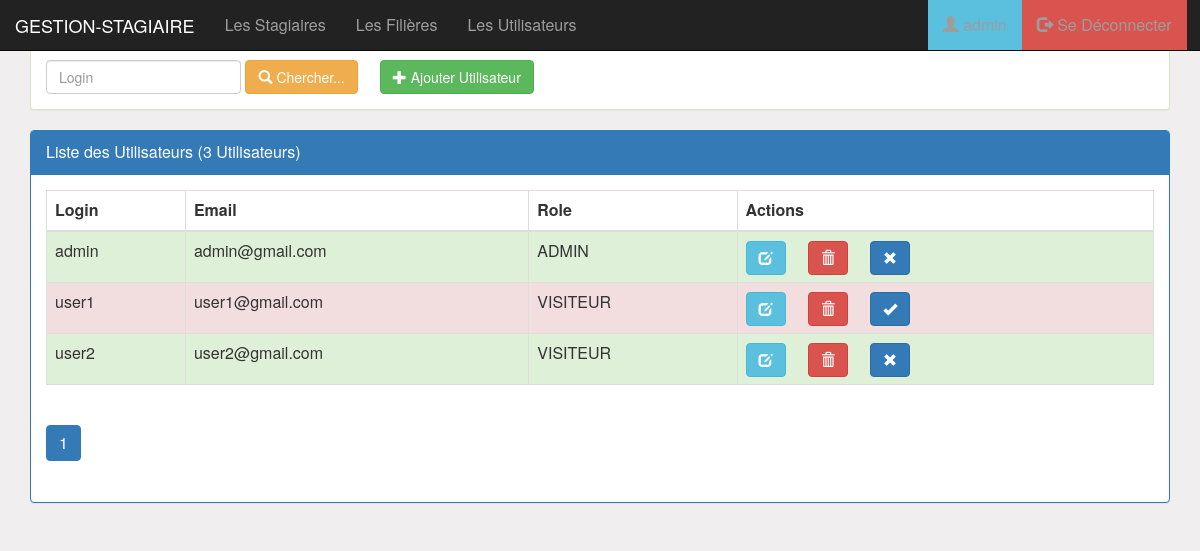
Screenshot of /pages/utilisateurs.php (signed in) with the database file from the repository.
### tables this page shows
create table utilisateur(
    idUser int(4) auto_increment primary key,
    login varchar(50),
    email varchar(255),
    role varchar(50),
    etat int(1), 
    pwd varchar(255)
);

### pages/utilisateurs.php (the view, shortened to what this page needs)
<?php
     require_once "connexiondb.php";
    $login=isset($_GET['login'])?$_GET['login']:"";
    $size=isset($_GET['size'])?$_GET['size']:3;
    $page=isset($_GET['page'])?$_GET['page']:1;
    $requeteUtilisateur="SELECT * FROM utilisateur WHERE login LIKE '%$login%'";
    $requeteCount="SELECT count(*) countU FROM utilisateur";
    $resultatUtilisateur=$pdo->query($requeteUtilisateur);
    $resultatCount=$pdo->query($requeteCount);
    $tabCount=$resultatCount->fetch();
    $nbrUtilisateur =$tabCount['countU'];
    $reste=$nbrUtilisateur  % $size;
    if($reste===0)
        $nbrpage=$nbrUtilisateur / $size;
    else
        $nbrpage=floOR($nbrUtilisateur / $size)+1;
?>
<!DOCTYPE html>
<html>
<head>
<link rel="stylesheet" type="text/css" href="../css/bootstrap.css">
<link rel="stylesheet" type="text/css" href="../css/font-awesome.min.css">
<link rel="stylesheet" type="text/css" href="../css/monstyle.css">
</head>
<body>
<?php include "menu.php";?>
<div class="container">
<div class="panel panel-success margetop">
      <div class="panel-heading">Rechercher des Utilisateurs...</div>
      <div class="panel-body">
      <form method="get" action="utilisateurs.php" class="form-inline">
            <div class="form-group">
            <input type="text" name="login"
               placeholder="Login"
               class="form-control"
               value="<?php echo $login ?>">
            </div>
                    <button type="submit" class="btn btn-warning">
                    <span class="glyphicon glyphicon-search"></span>
                      Chercher...</button>
                     <?php if($_SESSION['utilisateur']['role'] == 'ADMIN') { ?>
                      <a href="nouvelUtilisateur.php"  class="btn btn-success">
                      <span class="glyphicon glyphicon-plus"></span>
                        Ajouter Utilisateur</a>
                        <?php }?>
         </form>
      </div>
    </div>
    <div class="panel panel-primary margetop">
      <div class="panel-heading">Liste des Utilisateurs (<?php echo $nbrUtilisateur  ?> Utilisateurs)</div>
      <div class="panel-body">
        <div class="table-responsive">
            <table class="table table-striped table-bordered">
                <thead>
                    <tr>
                        <th>Login</th> <th>Email</th> <th>Role</th>
                        <?php if($_SESSION['utilisateur']['role'] == 'ADMIN') { ?>
                        <th>Actions</th>
                        <?php  } ?>
                    </tr>
                </thead>
                <tbody>
                     <?php while ($utilisateur = $resultatUtilisateur->fetch()) {?>
                        <tr class="<?php echo $utilisateur['etat']==1?'success':'danger' ?> ">
                        <td><?php echo $utilisateur["login"] ?></td>
                        <td><?php echo $utilisateur["email"] ?></td>
                        <td><?php echo $utilisateur["role"] ?></td>
                        <?php if($_SESSION['utilisateur']['role'] == 'ADMIN') { ?>
                        <td>
                          <a href="editerUtilisateur.php?idUser=<?php echo $utilisateur["idUser"] ?>">
                          <span class="glyphicon glyphicon-edit btn btn-info"></span>
                        </a>
                        <a onclick="return confirm('Confirmez la Suppression de l\'Utilisateur.')"
                        href="supprimerUtilisateur.php?idUser=<?php echo $utilisateur["idUser"] ?>">
                       <span class="glyphicon glyphicon-trash btn btn-danger"></span>
                      </a>
                      <a href="activerUtilisateur.php?idUser=<?php echo $utilisateur["idUser"] ?>&etat=<?php echo $utilisateur["etat"] ?>" >
                      <?php
                           if ($utilisateur['etat']==1)
                               echo '<span class="glyphicon glyphicon-remove btn btn-primary"></span>';
                            else
                               echo '<span class="glyphicon glyphicon-ok btn btn-primary"></span>';
                      ?>
                       </a>
                    <?php  } ?>
                        </tr>
                        <?php }?>
                </tbody>
            </table>
            <div>
              <ul class="pagination">
              <?php for ($i = 1; $i <= $nbrpage; $i++) {?>
                <li class="<?php if ($i == $page) {
                  echo 'active';
                }?>">
            <a href="utilisateurs.php?page=<?php echo $i; ?>&login=<?php echo $login ?>">
                 <?php echo $i; ?>
            </a>
            </li>
              <?php }?>
              </ul>
            </div>
        </div>
      </div>
    </div>
</div>
</body>
</html>

### css/monstyle.css (style rules this page uses)
body { background-color: rgb(240, 238, 238); font-size: 16px; }

### rows the page displays
utilisateur: login "admin", email "admin@gmail.com", role "ADMIN", etat 1 (drawn)
utilisateur: login "user1", email "user1@gmail.com", role "VISITEUR", etat 0 (drawn)
utilisateur: login "user2", email "user2@gmail.com", role "VISITEUR", etat 1 (drawn)

### other values shown
$nbrUtilisateur "3"
